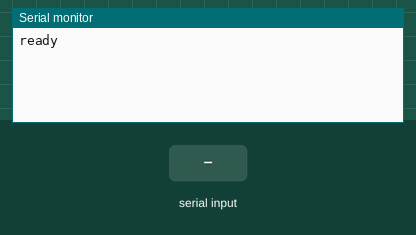
Bench run of a sketch on a simulated Arduino Leonardo, built with avr-gcc and run on an emulated ATmega32U4. Shown: the last lines printed to the serial monitor. Inputs (shaded band) come from the test bench. USB keyboard and mouse output is not drawn.

Above: at 1.2 s.
1.3 s: "90,45\n" received over Serial
At 1.8 s:
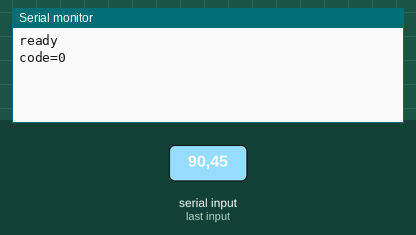
2.8 s: "x,45\n" received over Serial
At 4.1 s:
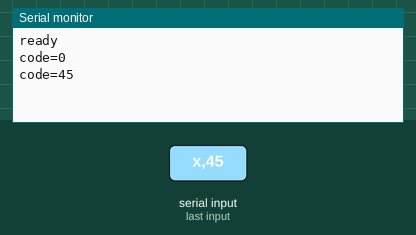

The sketch:

threecoders_pro_mouse.ino
```cpp
#include "Mouse.h"


void setup() {
  Mouse.begin();
  Serial.begin(9600);
  //Serial.println("hw mouse: x=3 , y=3, l, r");
  Serial.println("ready");
}


void loop() {
  String line=serial_readLine_b();
  char h=line[0];
  String cmd=line.substring(2, line.length());
  int code=cmd.toInt();
  Serial.println("code="+ String(code) );
  if(h=='x') {
    Mouse.move(code, 0, 0);
  }else if(h=='y') {
    Mouse.move(0, code, 0);
  }else if(h=='l') {
     Mouse.press(MOUSE_LEFT);
     delay(20);
     Mouse.release(MOUSE_LEFT);
  }else if(h=='r') {
     Mouse.press(MOUSE_RIGHT);
     delay(20);
     Mouse.release(MOUSE_RIGHT);
  }

    //Mouse.move(xDistance, yDistance, 0);


//Mouse.isPressed(MOUSE_LEFT))
//      Mouse.press(MOUSE_LEFT);
//Mouse.isPressed(MOUSE_LEFT))
//   Mouse.release(MOUSE_LEFT);

}


/*
*Read a single line from Serial
*/
String serial_readLine_b() {
  String line="";

  while(true) {
    if(Serial.available()) {
       char ch=Serial.read();
       if(ch=='\n') {
         break;
       }else {
         line+=ch;
       }
    }
  }
  //line+='\0';
  return line;
}
```

Measured:
- after the input at 1.3 s, the serial monitor: prints a new line at once (image 1)
- after the input at 2.8 s, the serial monitor: prints a new line at once (image 2)
